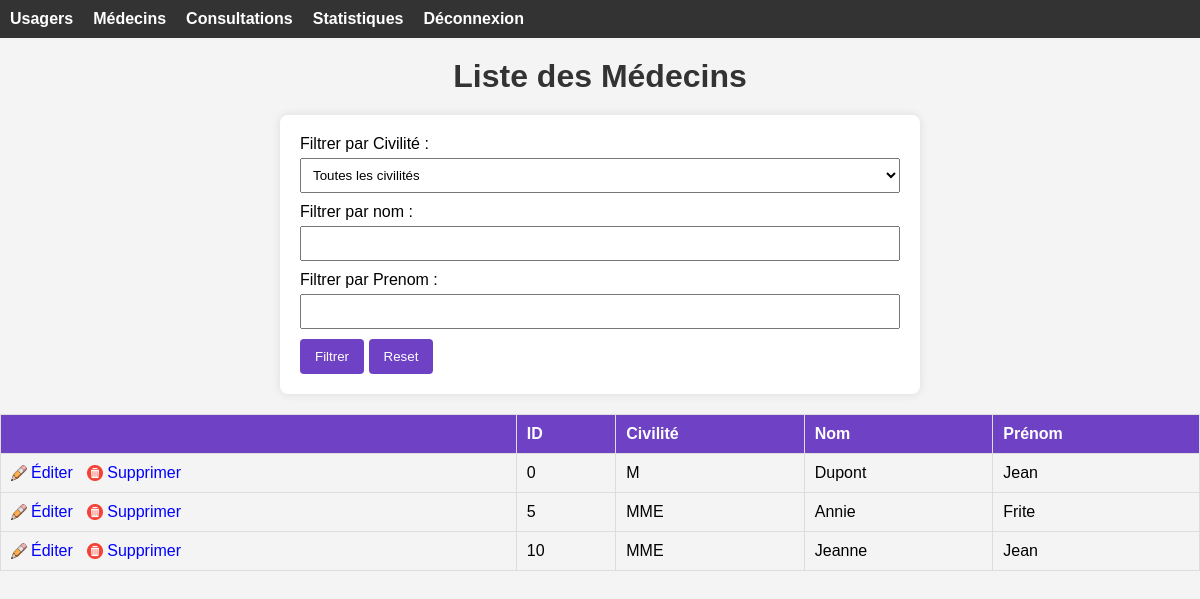
Screenshot of /ProjetCabinet/listemedecin.php (signed in) with the database file from the repository.
### ProjetCabinet/listemedecin.php (the view, shortened to what this page needs)
<?php
include('authentification.php');
include('header.php');
?>
<!DOCTYPE html>
<html lang="en">
<head>
    <link rel="stylesheet" type="text/css" href="stylelimed.css">
</head>
<body>
    <?php
        $sql = "SELECT * FROM médecin WHERE Id_Médecin IS NOT NULL";
        $stmt = $linkpdo->query($sql);
        $stmt->execute();
    ?>
    <h1>Liste des Médecins</h1>
    <form id="filForm" method="GET" action="listemedecin.php">
        <label for="civility">Filtrer par Civilité :</label>
        <select id="civility" name="civility">
            <option value="" selected>Toutes les civilités</option>
        </select>
        <label for="nom">Filtrer par nom :</label>
        <input type="text" id="nom" name="nom" value="<?= isset($_GET['nom']) ? htmlspecialchars($_GET['nom']) : ''; ?>">
        <label for="prenom">Filtrer par Prenom :</label>
        <input type="text" id="prenom" name="prenom" value="<?= isset($_GET['prenom']) ? htmlspecialchars($_GET['prenom']) : ''; ?>">
        <input type="submit" value="Filtrer">
        <input type="reset" value="Reset" onclick="resetForm()">
    </form>
    <table border="1">
        <tr>
            <th></th>
            <th>ID</th>
            <th>Civilité</th>
            <th>Nom</th>
            <th>Prénom</th>
        </tr>
        <?php
            while ($row = $stmt->fetch()) {
                echo '<tr>';
                echo
                    "<td>
                        <a class='edit-link' href='./modifmed.php?id=".$row['Id_Médecin']."'>Éditer</a>
                        <a class='delete-link' href='./suppmed.php?id=".$row['Id_Médecin']."'>Supprimer</a>
                    </td>";
                echo '<td>' . $row['Id_Médecin'] . '</td>';
                echo '<td>' . $row['Civilité'] . '</td>';
                echo '<td>' . $row['Nom'] . '</td>';
                echo '<td>' . $row['Prénom'] . '</td>';
                echo '</tr>';
            }
        ?>
    </table>
</body>
</html>

### ProjetCabinet/header.css (style rules this page uses)
body { font-family: Arial, sans-serif; margin: 0; padding: 0; }

### ProjetCabinet/stylelimed.css (style rules this page uses)
body, h1, h3, form, table { margin: 0; padding: 0; }
body { font-family: Arial, sans-serif; background-color: #f4f4f4; }
h1 { text-align: center; margin: 20px 0; color: #333; }
form { max-width: 600px; margin: 0 auto; background-color: #fff; padding: 20px; border-radius: 8px; box-shadow: 0 0 10px rgba(0, 0, 0, 0.1); }
form label { display: block; margin-bottom: 5px; }
form select, form input[type="text"], form input[type="date"] { margin-bottom: 10px; padding: 8px; width: 100%; box-sizing: border-box; }
form input[type="submit"], form input[type="reset"] { background-color: rgb(111, 65, 197); color: #fff; padding: 10px 15px; border: none; border-radius: 4px; cursor: pointer; }
table { width: 100%; border-collapse: collapse; margin-top: 20px; }
table, th, td { border: 1px solid #ddd; }
th, td { padding: 10px; text-align: left; }
th { background-color: rgb(111, 65, 197); color: #fff; }
a { text-decoration: none; color: #333; }
td > a { color: blue; }
a.edit-link, a.delete-link { display: inline-block; background-repeat: no-repeat; background-position: left center; padding-left: 20px; margin-right: 10px; }
a.edit-link { background-image: url('./image/crayon.png'); background-size: 16px; }
a.delete-link { background-image: url('./image/supprimer.png'); background-size: 16px; }

### rows the page displays
médecin: Id_Médecin "0", Civilité "M", Nom "Dupont", Prénom "Jean"
médecin: Id_Médecin "5", Civilité "MME", Nom "Annie", Prénom "Frite"
médecin: Id_Médecin "10", Civilité "MME", Nom "Jeanne", Prénom "Jean"
